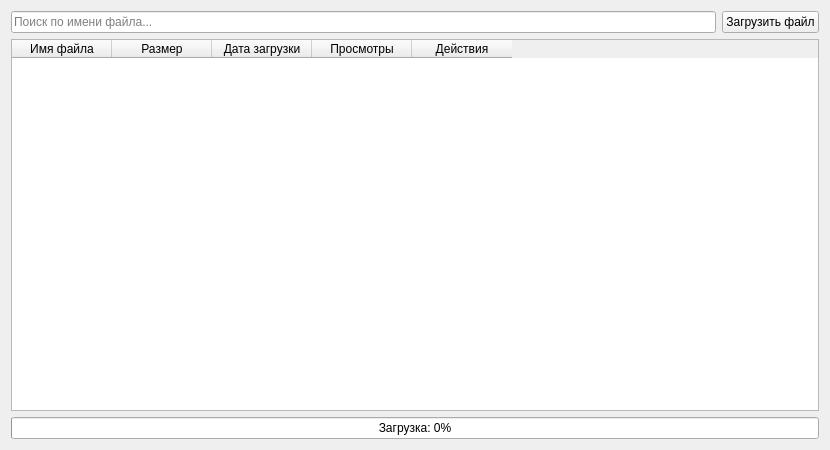
<?xml version="1.0" encoding="UTF-8"?>
<ui version="4.0">
 <class>UserWindow</class>
 <widget class="QWidget" name="UserWindow">
  <property name="geometry">
   <rect>
    <x>0</x>
    <y>0</y>
    <width>830</width> <!-- Ширина как у админа для консистентности -->
    <height>450</height> <!-- Высота как у админа для консистентности -->
   </rect>
  </property>
  <property name="windowTitle">
   <string>Мои файлы</string>
  </property>
  <layout class="QVBoxLayout" name="verticalLayout">
   <item>
    <layout class="QHBoxLayout" name="horizontalLayout">
     <item>
      <widget class="QLineEdit" name="searchLineEdit">
       <property name="placeholderText">
        <string>Поиск по имени файла...</string>
       </property>
      </widget>
     </item>
     <item>
      <widget class="QPushButton" name="uploadButton">
       <property name="enabled">
        <bool>true</bool> <!-- Сразу доступна -->
       </property>
       <property name="text">
        <string>Загрузить файл</string>
       </property>
        <property name="toolTip">
         <string>Загрузить новый файл на сервер</string>
       </property>
      </widget>
     </item>
    </layout>
   </item>
   <item>
    <widget class="QTableWidget" name="filesTableWidget">
     <property name="editTriggers">
      <set>QAbstractItemView::NoEditTriggers</set>
     </property>
     <property name="alternatingRowColors">
      <bool>true</bool>
     </property>
     <property name="selectionMode">
      <enum>QAbstractItemView::SingleSelection</enum>
     </property>
     <property name="selectionBehavior">
      <enum>QAbstractItemView::SelectRows</enum>
     </property>
     <property name="showGrid">
      <bool>true</bool>
     </property>
     <property name="sortingEnabled">
      <bool>true</bool>
     </property>
     <attribute name="horizontalHeaderVisible">
      <bool>true</bool>
     </attribute>
     <attribute name="horizontalHeaderStretchLastSection">
      <bool>false</bool> <!-- Колонка действий не растягивается -->
     </attribute>
     <attribute name="verticalHeaderVisible">
      <bool>false</bool>
     </attribute>
     <column>
      <property name="text">
       <string>Имя файла</string>
      </property>
     </column>
     <column>
      <property name="text">
       <string>Размер</string>
      </property>
     </column>
     <column>
      <property name="text">
       <string>Дата загрузки</string>
      </property>
     </column>
     <column>
      <property name="text">
       <string>Просмотры</string>
      </property>
     </column>
     <column>
      <property name="text">
       <string>Действия</string>
      </property>
     </column>
    </widget>
   </item>
   <item>
    <widget class="QProgressBar" name="uploadProgressBar">
      <property name="visible">
       <bool>false</bool> <!-- Скрыт по умолчанию -->
      </property>
     <property name="value">
      <number>0</number>
     </property>
     <property name="alignment">
      <set>Qt::AlignCenter</set>
     </property>
     <property name="textVisible">
      <bool>true</bool>
     </property>
     <property name="format">
      <string>Загрузка: %p%</string>
     </property>
    </widget>
   </item>
  </layout>
 </widget>
 <resources/>
 <connections/>
</ui>
